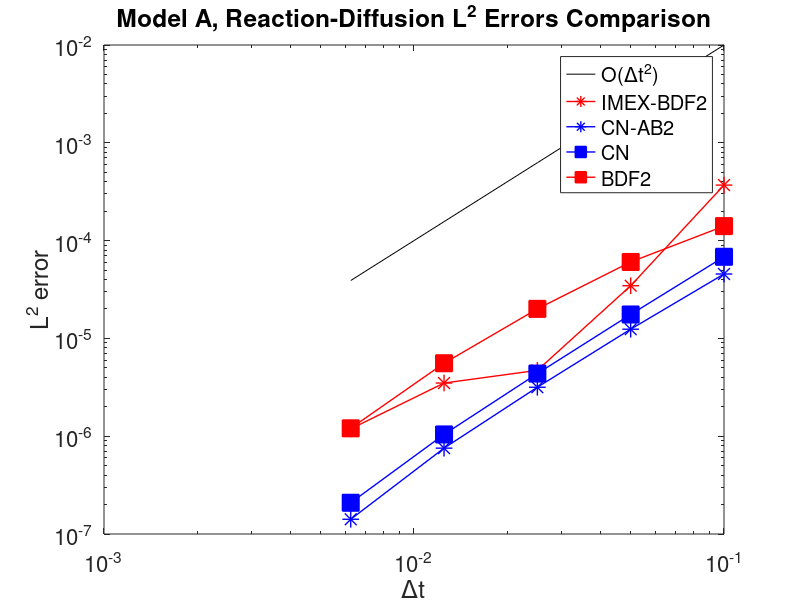

This figure's MATLAB source:
clc;
close all;
clear all;

%bloth imex cnab and semibdf
times = [0.1, 0.05, 0.0250, 0.0125, 0.00625];
fig = figure;
loglog(times, times.^2, 'k');
xlabel('\Deltat');
ylabel('L^2 error');
set(gca,'fontsize',16);
title('Model A, Reaction-Diffusion L^2 Errors Comparison');

%semi bdf
dt_1_norm = 0.000369454;
dt_05_norm = 3.45565e-5;
dt_0250_norm = 4.71612e-6;
dt_0125_norm = 3.49546e-6;
dt_00625_norm = 1.18826e-6;

norms = [dt_1_norm, dt_05_norm, dt_0250_norm, dt_0125_norm, dt_00625_norm];
k = 1:length(norms);
fit1 = polyfit(k, log2(norms), 1);
hold on;
times = [0.1, 0.05, 0.0250, 0.0125, 0.00625];
loglog(times, norms, '-*r','LineWidth', 1, 'MarkerFaceColor', 'r', 'MarkerSize', 12);

% cnab
dt_1_norm = 4.5551e-5;
dt_05_norm = 1.24149e-5;
dt_0250_norm = 3.16636e-6;
dt_0125_norm = 7.54616e-7;
dt_00625_norm = 1.4146e-7;

norms = [dt_1_norm, dt_05_norm, dt_0250_norm, dt_0125_norm, dt_00625_norm];
k = 1:length(norms);
fit2 = polyfit(k, log2(norms), 1);

times = [0.1, 0.05, 0.0250, 0.0125, 0.00625];
hold on
loglog(times, norms, '-*b', 'LineWidth', 1, 'MarkerFaceColor', 'b', 'MarkerSize', 12);

% euler
% dt_1_norm = 0.00177427;
% dt_05_norm = 0.000872334;
% dt_0250_norm = 0.000432893;
% dt_0125_norm = 0.00021571;
% dt_00625_norm = 0.000107701;
% 
% norms = [dt_1_norm, dt_05_norm, dt_0250_norm, dt_0125_norm, dt_00625_norm];
% k = 1:length(norms);
% fit3 = polyfit(k, log2(norms), 1);



%%%%%% Crank Nicolson %%%%
dt_1_norm = 6.82957e-5;
dt_05_norm = 1.75551e-5;
dt_0250_norm = 4.37019e-6;
dt_0125_norm = 1.04249e-6;
dt_00625_norm = 2.08597e-7;

norms = [dt_1_norm, dt_05_norm, dt_0250_norm, dt_0125_norm, dt_00625_norm];
k = 1:length(norms);
fit4 = polyfit(k, log2(norms), 1);

times = [0.1, 0.05, 0.0250, 0.0125, 0.00625];
hold on;
loglog(times, norms, '-sb','LineWidth', 1, 'MarkerFaceColor', 'b', 'MarkerSize', 12);

%legend('semi-bdf2', 'cn-ab2', 'implicit-euler', 'cn2');

% LINEAR BDF2
dt_1_norm = 0.000140659;
dt_05_norm = 6.04622e-5;
dt_0250_norm = 2.00388e-5;
dt_0125_norm = 5.57157e-6;
dt_00625_norm = 1.20416e-6;

norms = [dt_1_norm, dt_05_norm, dt_0250_norm, dt_0125_norm, dt_00625_norm];
k = 1:length(norms);
fit5 = polyfit(k, log2(norms), 1);

times = [0.1, 0.05, 0.0250, 0.0125, 0.00625];
hold on;
loglog(times, norms, '-sr','LineWidth', 1, 'MarkerFaceColor', 'r', 'MarkerSize', 12);

legend('O(\Deltat^2)', 'IMEX-BDF2', 'CN-AB2', 'CN', 'BDF2');

%saveas(fig, 'figures/all.png');